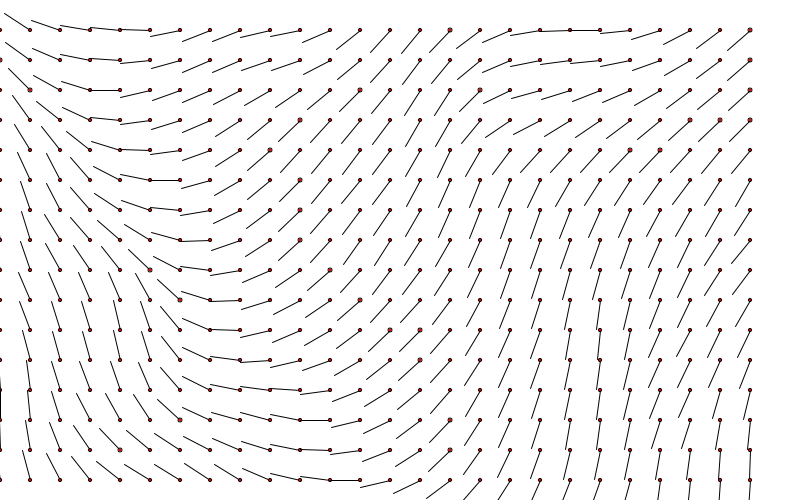
Frame 1 (no input)
Frame 60 (the mouse pressed at the canvas centre just before this capture): identical to frame 1, image omitted
Frame 120 (the mouse held since frame 60 and released just before this capture): identical to frame 1, image omitted

The Processing sketch that drew this single still picture (run headless with seeded random() and noise(); from frame 60 on, the mouse is pressed at the canvas centre):

// Processing sketch: flowField
// ── flowField.pde
PVector[][] flowField;
int cellWidth = 30;
int cellHeight = 30;

void setup() {
  flowField = new PVector[width / cellWidth][height / cellHeight];
  float scale = 0.05;
  
  size(800, 500);
  for (int x = 0; x < width / cellWidth; x ++) {
    for (int y = 0; y < height / cellHeight; y++) {
      float angle = map(noise(x*scale, y*scale), 0, 1, 0, TWO_PI);
      flowField[x][y] = new PVector(sin(angle), cos(angle));
    }
  }
}
void draw() {
  background(255);
  drawDebug();
}

void drawDebug() 
{
  for (int x = 0; x < width / cellWidth; x++) {
    for (int y = 0; y < height / cellHeight; y++) {
      pushMatrix();
      translate(x*cellWidth, (y + 1)*cellHeight);
      float angle = atan2(flowField[x][y].x, flowField[x][y].y);
      rotate(angle);
      line(0, 0, cellWidth, 0);
      fill(255, 0, 0);
      ellipse(0, 0, 3, 3);
      popMatrix();
    }
  }
}
